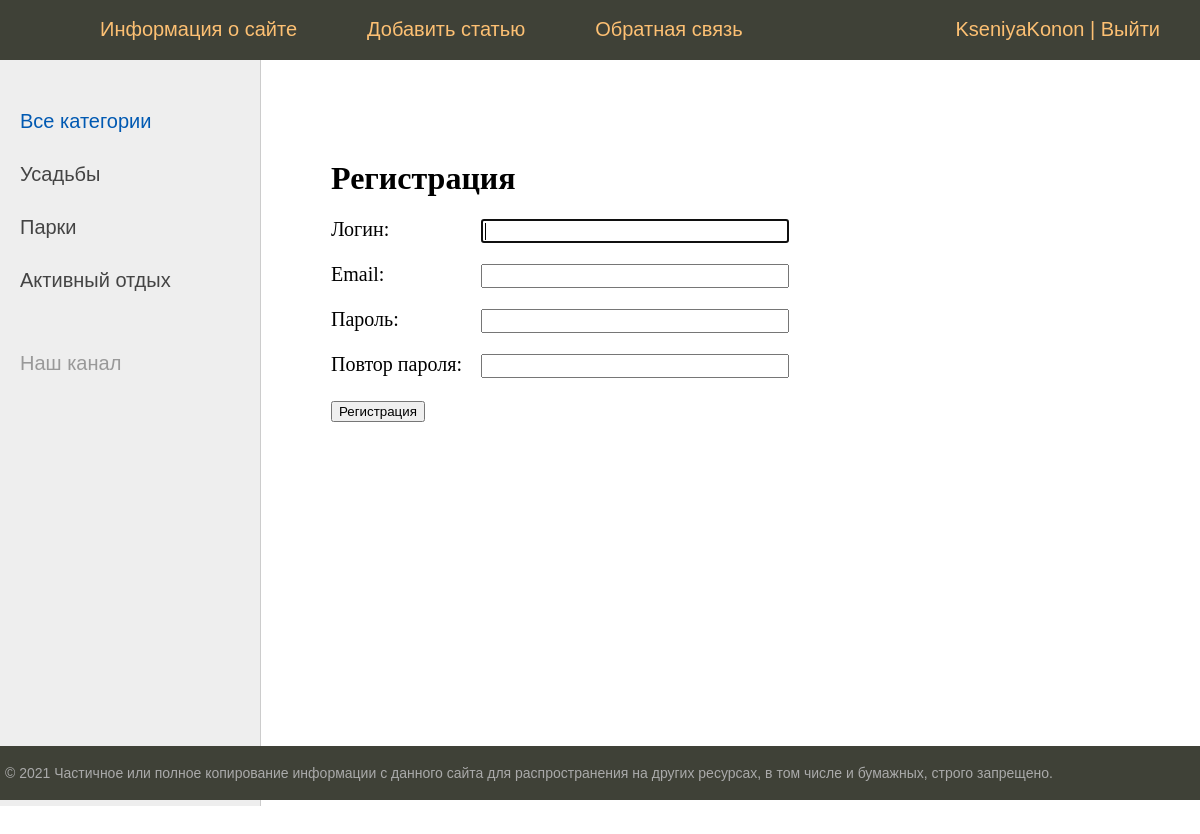
The page /register/ (signed in) on the database its author committed.
### traveling/models.py (models this page shows, shortened)
class Category(models.Model):
    name = models.CharField(max_length=20, db_index=True, verbose_name='Название категории')
    slug = models.SlugField(max_length=255, unique=True, verbose_name='URL')
    def get_absolute_url(self):
        return reverse('category', kwargs={'cat_slug':self.slug})
    class Meta():
        verbose_name = 'Категории'
        verbose_name_plural = 'Категории'
        ordering = ['id',]

### traveling/views.py (the view, shortened to what this page needs)
# urls.py: path('register/', RegisterUser.as_view(), name='register'),
class RegisterUser(DataMixin, CreateView):
    form_class = RegisterCreationForm
    template_name = 'traveling/register.html'
    success_url = reverse_lazy('login')
    def get_context_data(self, *, object_list=None, **kwargs):
        context = super().get_context_data(**kwargs)
        c_def = self.get_user_context(title='Регистрация')
        return dict(list(context.items()) + list(c_def.items()))

### traveling/forms.py
class RegisterCreationForm(UserCreationForm):
    username = forms.CharField(label='Логин', widget=forms.TextInput(attrs={'class': 'form-input'}))
    email = forms.EmailField(label='Email', widget=forms.EmailInput(attrs={'class': 'form-input'}))
    password1 = forms.CharField(label='Пароль', widget=forms.TextInput(attrs={'class': 'form-input'}))
    password2 = forms.CharField(label='Повтор пароля', widget=forms.TextInput(attrs={'class': 'form-input'}))
    class Meta:
        model = User
        fields = ['username', 'email', 'password1', 'password2']
        widgets = {
            'username': forms.TextInput(attrs={'class': 'form-input'}),
            'password1': forms.TextInput(attrs={'class': 'form-input'}),
            'password2': forms.TextInput(attrs={'class': 'form-input'}),
        }

### traveling/utils.py (called while the page is built)
    def get_user_context(self, **kwargs):
        context = kwargs
        cats = cache.get('cats')
        if not cats:
            cats =Category.objects.all()
            cache.set('cats', cats, 60)
        context['menu'] = menu
        context['cats'] = cats
        if 'cat_selected' not in context:
            context['cat_selected'] = 0
        return context

### traveling/templates/traveling/register.html (shortened to what this page needs)
{% extends 'traveling/base.html' %}
{% block content %}
<h1>{{title}}</h1>
<form method="post">
{% for f in form %}
<p><label class="form-label" for="{{f.id_for_label}}"> {{f.label}}: </label>{{ f }}</p>
{% endfor%}
    <button type="submit">Регистрация</button>
</form>
{% endblock %}

### traveling/templates/traveling/base.html (shortened to what this page needs)
{% load static %}
<!DOCTYPE html>
<html lang="en">
<head>
    <link type="text/css" href="{% static 'traveling/css/styles.css' %}" rel="stylesheet" />
</head>
<body>
<table class="table-page" border=0 cellpadding="0" cellspacing="0">
<tr><td valign =top>
{% block mainmenu %}
		<div class="header">
			<ul id="mainmenu" class="mainmenu">
			<li class="logo"><a href="{% url 'home' %}"><div class="logo"></div></a></li>
{% for m in menu %}
			<li><a href="{% url m.url_name %}">{{m.title}}</a></li>
{% endfor %}
				{% if request.user.is_authenticated %}
				<li class="last">{{user.username}} | <a href="{% url 'logout' %}">Выйти</a></li>
				{% else%}
				<li class="last"><a href="{% url 'register' %}"> Регистрация<a/> | <a href="{% url 'login' %}">Войти</a>
			{% endif %}
			</ul>
		</div>
{% endblock mainmenu %}
<table class="table-content" border=0 cellpadding="0" cellspacing="0">
<tr>
	{% load cache  %}
	<td valign="top" class="left-chapters">
	<ul id="leftchapters">
{% cache 60 sidebar %}
{% if cat_selected == 0 %}
	<Li class="selected">Все категории</Li>
{% else %}
	<li><a href="{% url 'home' %}">Все категории</a></li>
{% endif %}
{% for c in cats %}
	{% if c.pk == cat_selected %}
		<li class="selected">{{c.name}}</li>
	{% else %}
		<li><a href="{{ c.get_absolute_url }}">{{c.name}}</a></li>
	{% endif %}
{% endfor %}
{% endcache %}
		<li class="share">
		<p>Наш канал</p>
		<a class="share-yt" href="https://www.youtube.com/channel/UClJzWfGWuGJL2t-3dYKcHTA/playlists" target="_blank" rel="nofollow"></a>
		</li>
	</ul>
</td>
<td valign="top" class="content">
	<div class="content-text">
{% block content %}
{% endblock %}
	</div>
</td></tr></table>
</td></tr>
<tr><td valign=top>
	<div id="footer">
		<p>&copy; 2021 Частичное или полное копирование информации с данного сайта для распространения на других ресурсах, в том числе и бумажных, строго запрещено.</p>
	</div>
</td></tr></table>
</body>
</html>

### traveling/static/traveling/css/styles.css (style rules this page uses)
html, body { font-family: 'Arial'; margin: 0; padding: 0; height: 100%; width: 100%; color: #444; }
a { color: #0059b2; text-decoration: none; }
.table-page { width: 100%; height: 100%; vertical-align: top; }
.table-page tr { height: 100%; }
.header { background: #3F4137; height: 60px; }
.logo { background: url('../images/logo.png') no-repeat 10px 5px; width: 70px; height: 60px; }
ul.mainmenu { list-style: none; margin: 0; padding: 0; height: 60px; color: #fdc073; font-size: 20px; overflow: hidden; }
ul.mainmenu li { float: left; margin: 18px 40px 0 30px; }
ul.mainmenu li.logo { margin: 0; }
ul.mainmenu li.last { float: right; }
ul.mainmenu li a { color: #fdc073; text-decoration: none; }
.table-content { width: 100%; min-height: 100%; height: 100%; }
.left-chapters { margin: 0; background: #eee; border-right: 1px solid #ccc; min-height: 100%; }
.left-chapters ul { width: 230px; min-height: 100%; margin: 0; padding: 20px 10px 10px 20px; list-style: none; font-size: 20px; }
.left-chapters ul li { margin: 30px 0 0 0; color: #999; }
.left-chapters ul li.selected { color: #0059b2; }
.left-chapters ul li a { color: #444; text-decoration: none; }
.left-chapters ul li.share { margin: 60px 0 0 0; }
.left-chapters ul li.share p { margin: 30px 0 30px 0; }
.left-chapters ul li.share a { display: inline-block; width: 40px; height: 40px; margin: 0 20px 0 0; }
.left-chapters ul li.share a.share-yt { width: 100%; height: 30px; background: url('../images/share_yt.png') no-repeat 0 0 }
.content { padding: 40px 20px 20px 40px; width: 100%; box-sizing: border-box; }
.content-text { margin: 60px 0 0 30px; color: #000; font-size: 20px; font-family: Yandex Sans Display Light; }
.content-text h1 { font-size: 32px; }
#footer { box-sizing: border-box; background: #3F4137; padding: 5px; color: #aaa; font-size: 14px; font-family: Verdana, Geneva, Arial, Helvetica; text-align: left; overflow: hidden; }
.form-input { width: 300px; font-size: 16px; }
.form-label { display: inline-block; min-width: 150px; vertical-align: top; }

### rows shown on the page
Category: name "Усадьбы"
Category: name "Парки"
Category: name "Активный отдых"

### other values the page prints
{{ m.title }} "Информация о сайте" "Добавить статью" "Обратная связь"
{{ user.username }} "KseniyaKonon"
{{ title }} "Регистрация"
{{ f.label }} "Логин" "Email" "Пароль" "Повтор пароля"
